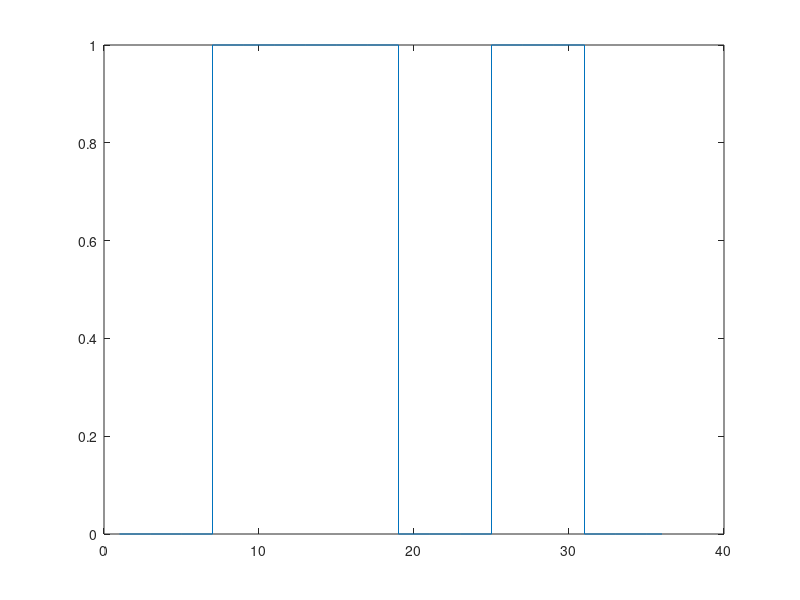

This figure's MATLAB source:
  x = rand(1,6);

  x(x>0.5)=1;
  x(x<0.5)=0;
  
  t=repmat(x,6,1)
  t=t(1:36);
  T=0.5
  Fs=12;
  Ts=1/Fs;
  NR_ESANTIOANE=T/Ts
  
  n=0:NR_ESANTIOANE-1

  stairs(t);

